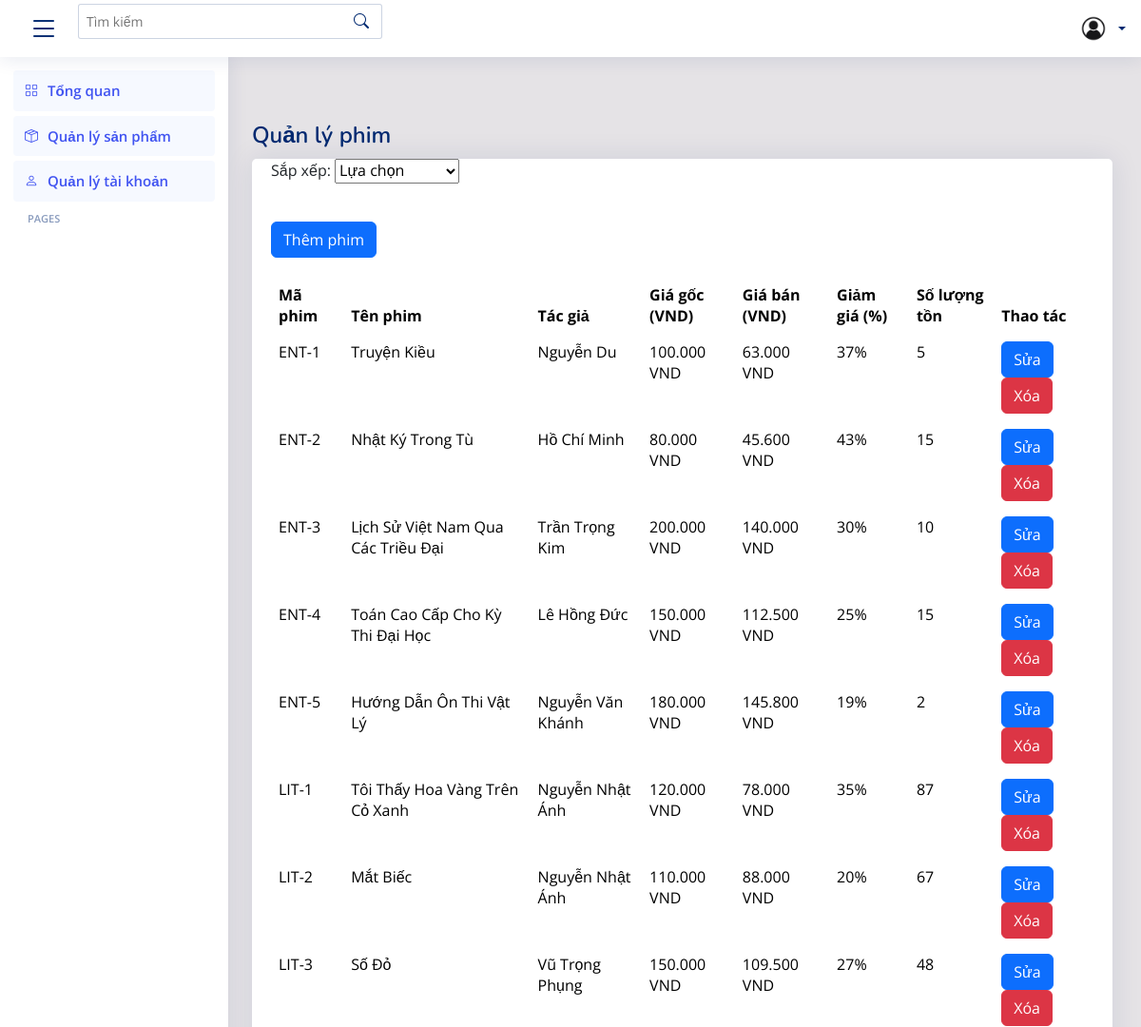
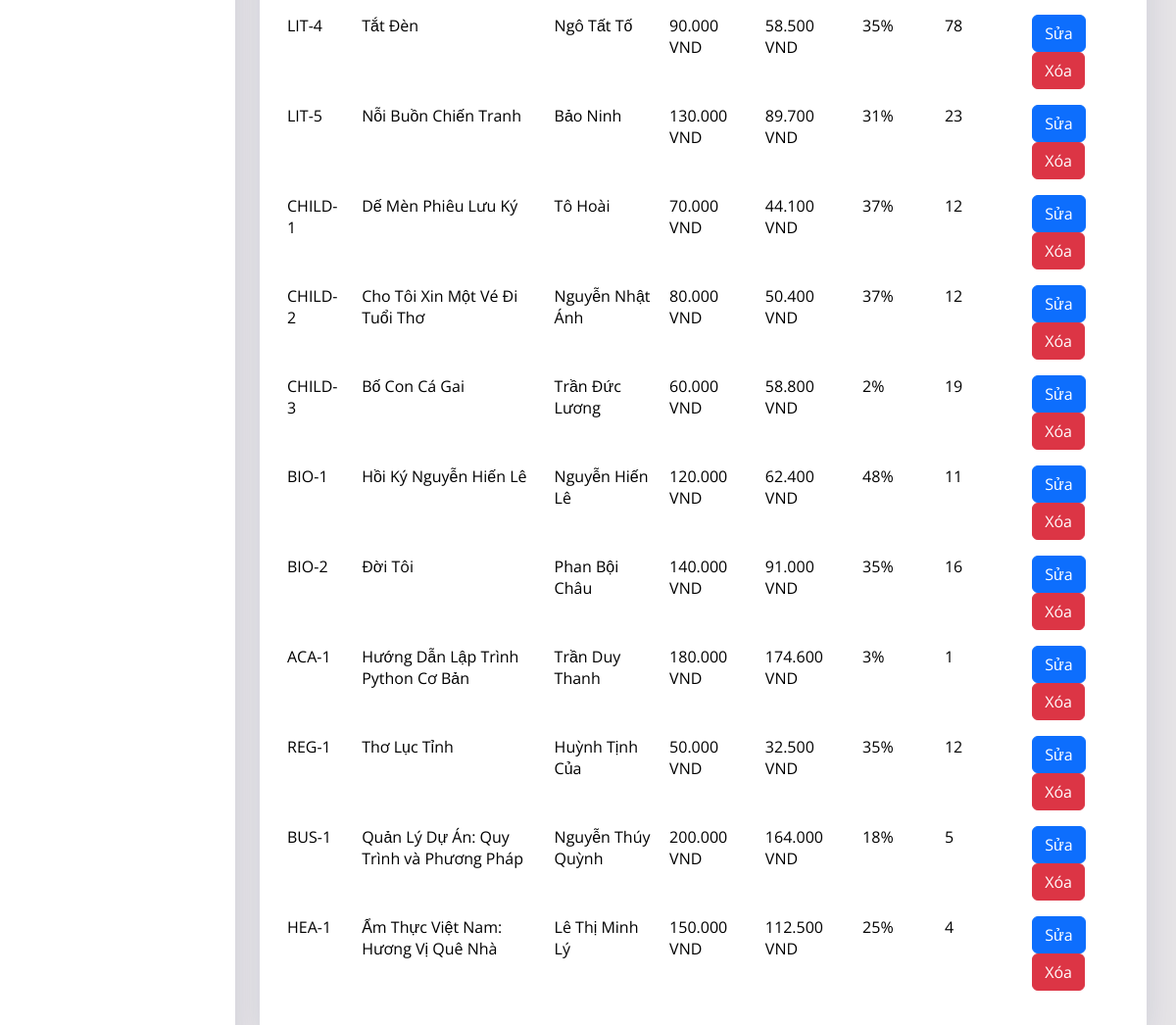
The page /admin/products-list.php on the database its author committed (2 pictures, top to bottom).
### tables this page shows
CREATE TABLE IF NOT EXISTS `products` (
  `PID` varchar(25) NOT NULL,
  `Title` varchar(255) NOT NULL,
  `Author` varchar(255) NOT NULL,
  `MRP` float NOT NULL,
  `Price` float NOT NULL,
  `Discount` int(11) DEFAULT NULL,
  `Available` int(11) NOT NULL,
  `Publisher` varchar(255) DEFAULT NULL,
  `Edition` varchar(20) DEFAULT NULL,
  `Category` varchar(255) DEFAULT NULL,
  `Description` text,
  `Language` varchar(255) DEFAULT NULL,
  `page` int(5) DEFAULT NULL,
  `weight` int(4) DEFAULT '500',
  PRIMARY KEY (`PID`)
);

### admin/products-list.php (the view, shortened to what this page needs)
<?php
include "../dbconnect.php";
$query = "SELECT * FROM products";
$result = mysqli_query($con, $query) or die(mysqli_error($con));
$products = mysqli_fetch_all($result, MYSQLI_ASSOC);
$sort = isset($_POST['sort']) ? $_POST['sort'] : 'default';
?>
<!DOCTYPE html>
<html lang="en">
<head>
  <link href="assets/vendor/bootstrap/css/bootstrap.min.css" rel="stylesheet" />
  <link href="assets/vendor/bootstrap-icons/bootstrap-icons.css" rel="stylesheet" />
  <link href="assets/vendor/boxicons/css/boxicons.min.css" rel="stylesheet" />
  <link href="assets/vendor/quill/quill.snow.css" rel="stylesheet" />
  <link href="assets/vendor/quill/quill.bubble.css" rel="stylesheet" />
  <link href="assets/vendor/remixicon/remixicon.css" rel="stylesheet" />
  <link href="assets/vendor/simple-datatables/style.css" rel="stylesheet" />
  <link href="assets/css/style.css" rel="stylesheet" />
</head>
<body>
  <header id="header" class="header fixed-top d-flex align-items-center">
    <div class="d-flex align-items-center justify-content-between">
      <i class="bi bi-list toggle-sidebar-btn"></i>
    </div>
    <div class="search-bar">
      <form class="search-form d-flex align-items-center" method="POST" action="#">
        <input type="text" name="query" placeholder="Tìm kiếm" title="Nhập từ khóa muốn tìm" />
        <button type="submit" title="Search">
          <i class="bi bi-search"></i>
        </button>
      </form>
    </div>
    <nav class="header-nav ms-auto">
      <ul class="d-flex align-items-center">
        <li class="nav-item dropdown pe-3">
          <a class="nav-link nav-profile d-flex align-items-center pe-0" href="#" data-bs-toggle="dropdown">
            <img src="assets/img/mini-user.jpg" alt="Profile" class="rounded-circle" />
            <span class="d-none d-md-block dropdown-toggle ps-2"><?php echo htmlspecialchars($_SESSION['user']); ?></span> </a>
        </li>
      </ul>
    </nav>
  </header>
 <aside id="sidebar" class="sidebar">
    <ul class="sidebar-nav" id="sidebar-nav">
      <li class="nav-item">
        <a class="nav-link" href="index.php">
          <i class="bi bi-grid"></i>
          <span>Tổng quan</span>
        </a>
      </li>
      <li class="nav-item">
        <a class="nav-link "  href="products-list.php">
          <i class="bi bi-box-seam"></i><span>Quản lý sản phẩm</span>
        </a>
      </li>
        <li class="nav-item">
        <a class="nav-link "  href="user-list.php">
          <i class="bi bi-person"></i><span>Quản lý tài khoản</span>
        </a>
      </li>
      <li class="nav-heading">Pages</li>
    </ul>
  </aside>
  <main id="main" class="main">
    <div class="pagetitle">
      <h1>Quản lý phim</h1>
    </div>
    <section class="section">
      <div class="row">
        <div class="col-lg-12">
          <div class="card">
            <div class="card-body">
              <div class="row mb-4">
                <div class="col-md-4">
                  <form method="post" action="" class="pull-right">
                    <label for="sort">Sắp xếp: </label>
                    <select name="sort" id="sort" onchange="this.form.submit()">
                      <option value="default" <?php echo ($sort === 'default') ? 'selected' : ''; ?>>Lựa chọn</option>
                    </select>
                  </form>
                </div>
              </div>
      <a href="add-product.php" class="btn btn-primary">Thêm phim</a>
              <div class="row" id="productContainer">
                <div class="col-12">
                  <div class="table-responsive">
                    <table class="table table-borderless datatable">
                      <thead>
                        <tr>
                          <th scope="col">Mã phim</th>
                          <th scope="col">Tên phim</th>
                          <th scope="col">Tác giả</th>
                          <th scope="col">Giá gốc (VND)</th>
                          <th scope="col">Giá bán (VND)</th>
                          <th scope="col">Giảm giá (%)</th>
                          <th scope="col">Số lượng tồn</th>
                          <th scope="col">Thao tác</th>
                        </tr>
                      </thead>
                      <tbody>
                        <?php
                        if (mysqli_num_rows($result) > 0) {
                            foreach ($products as $product) {
                                echo "<tr>";
                                echo "<td>" . htmlspecialchars($product['PID']) . "</td>";
                                echo "<td>" . htmlspecialchars($product['Title']) . "</td>";
                                echo "<td>" . htmlspecialchars($product['Author']) . "</td>";
                                echo "<td>" . number_format($product['MRP'], 0, ',', '.') . " VND</td>";
                                echo "<td>" . number_format($product['Price'], 0, ',', '.') . " VND</td>";
                                echo "<td>" . $product['Discount'] . "%</td>";
                                echo "<td>" . $product['Available'] . "</td>";
                                echo "<td>
                                    <a href='repair-product.php?pid=" . urlencode($product['PID']) . "' class='btn btn-primary btn-action'>Sửa</a>
                                    <a href='?delete_pid=" . urlencode($product['PID']) . "' class='btn btn-danger btn-action' onclick='return confirm(\"Bạn có chắc muốn xóa?\");'>Xóa</a>
                                </td>";
                                echo "</tr>";
                            }
                        } else {
                            echo "<tr><td colspan='8' class='text-center'>Không có phim nào.</td></tr>";
                        }
                        ?>
                      </tbody>
                    </table>
                  </div>
                </div>
              </div>
            </div>
          </div>
        </div>
      </div>
    </section>
  </main>
</body>
</html>

### admin/assets/css/style.css (style rules this page uses)
:root { scroll-behavior: smooth; }
body { font-family: "Open Sans", sans-serif; background: #E5E3E6; color: #444444; }
a { color: #4154f1; text-decoration: none; }
h1, h2, h3, h4, h5, h6 { font-family: "Nunito", sans-serif; }
#main { margin-top: 60px; padding: 20px 30px; transition: all 0.3s; }
.pagetitle { margin-bottom: 10px; }
.pagetitle h1 { font-size: 24px; margin-bottom: 0; font-weight: 600; color: #012970; }
.card { margin-bottom: 30px; border: none; border-radius: 5px; box-shadow: 0px 0 30px rgba(1, 41, 112, 0.1); }
.card-body { padding: 0 20px 20px 20px; }
.header { transition: all 0.5s; z-index: 997; height: 60px; box-shadow: 0px 2px 20px rgba(1, 41, 112, 0.1); background-color: #fff; padding-left: 20px; }
.header .toggle-sidebar-btn { font-size: 32px; padding-left: 10px; cursor: pointer; color: #012970; }
.header .search-bar { min-width: 360px; padding: 0 20px; }
.header .search-form { width: 100%; }
.header .search-form input { border: 0; font-size: 14px; color: #012970; border: 1px solid rgba(1, 41, 112, 0.2); padding: 7px 38px 7px 8px; border-radius: 3px; transition: 0.3s; width: 100%; }
.header .search-form button { border: 0; padding: 0; margin-left: -30px; background: none; }
.header .search-form button i { color: #012970; }
.header-nav ul { list-style: none; }
.header-nav > ul { margin: 0; padding: 0; }
.header-nav .nav-profile { color: #012970; }
.header-nav .nav-profile img { max-height: 36px; }
.header-nav .nav-profile span { font-size: 14px; font-weight: 600; }
.sidebar { position: fixed; top: 60px; left: 0; bottom: 0; width: 240px; z-index: 996; transition: all 0.3s; padding: 14px; overflow-y: auto; scrollbar-width: thin; scrollbar-color: #aab7cf transparent; box-shadow: 0px 0px 20px rgba(1, 41, 112, 0.1); background-color: #fff; }
@media (min-width: 1200px) { #main, #footer { margin-left: 235px; } }
.sidebar-nav { padding: 0; margin: 0; list-style: none; }
.sidebar-nav li { padding: 0; margin: 0; list-style: none; }
.sidebar-nav .nav-item { margin-bottom: 5px; }
.sidebar-nav .nav-heading { font-size: 11px; text-transform: uppercase; color: #899bbd; font-weight: 600; margin: 10px 0 5px 15px; }
.sidebar-nav .nav-link { display: flex; align-items: center; font-size: 15px; font-weight: 600; color: #4154f1; transition: 0.3; background: #f6f9ff; padding: 10px 12px; border-radius: 4px; }
.sidebar-nav .nav-link i { font-size: 14px; margin-right: 10px; color: #4154f1; }

### admin/products-list.php (style rules this page uses)
.table-responsive { margin-top: 20px; }
.btn-action { margin-right: 5px; }

### rows shown on the page
products: PID "ENT-1", Title "Truyện Kiều", Author "Nguyễn Du", MRP "100.000", Price "63.000", Discount "37", Available "5"
products: PID "ENT-2", Title "Nhật Ký Trong Tù", Author "Hồ Chí Minh", MRP "80.000", Price "45.600", Discount "43", Available "15"
products: PID "ENT-3", Title "Lịch Sử Việt Nam Qua Các Triều Đại", Author "Trần Trọng Kim", MRP "200.000", Price "140.000", Discount "30", Available "10"
products: PID "ENT-4", Title "Toán Cao Cấp Cho Kỳ Thi Đại Học", Author "Lê Hồng Đức", MRP "150.000", Price "112.500", Discount "25", Available "15"
products: PID "ENT-5", Title "Hướng Dẫn Ôn Thi Vật Lý", Author "Nguyễn Văn Khánh", MRP "180.000", Price "145.800", Discount "19", Available "2"
products: PID "LIT-1", Title "Tôi Thấy Hoa Vàng Trên Cỏ Xanh", Author "Nguyễn Nhật Ánh", MRP "120.000", Price "78.000", Discount "35", Available "87"
products: PID "LIT-2", Title "Mắt Biếc", Author "Nguyễn Nhật Ánh", MRP "110.000", Price "88.000", Discount "20", Available "67"
products: PID "LIT-3", Title "Số Đỏ", Author "Vũ Trọng Phụng", MRP "150.000", Price "109.500", Discount "27", Available "48"
products: PID "LIT-4", Title "Tắt Đèn", Author "Ngô Tất Tố", MRP "90.000", Price "58.500", Discount "35", Available "78"
products: PID "LIT-5", Title "Nỗi Buồn Chiến Tranh", Author "Bảo Ninh", MRP "130.000", Price "89.700", Discount "31", Available "23"
products: PID "CHILD-1", Title "Dế Mèn Phiêu Lưu Ký", Author "Tô Hoài", MRP "70.000", Price "44.100", Discount "37", Available "12"
products: PID "CHILD-2", Title "Cho Tôi Xin Một Vé Đi Tuổi Thơ", Author "Nguyễn Nhật Ánh", MRP "80.000", Price "50.400", Discount "37", Available "12"
products: PID "CHILD-3", Title "Bố Con Cá Gai", Author "Trần Đức Lương", MRP "60.000", Price "58.800", Discount "2", Available "19"
products: PID "BIO-1", Title "Hồi Ký Nguyễn Hiến Lê", Author "Nguyễn Hiến Lê", MRP "120.000", Price "62.400", Discount "48", Available "11"
products: PID "BIO-2", Title "Đời Tôi", Author "Phan Bội Châu", MRP "140.000", Price "91.000", Discount "35", Available "16"
products: PID "ACA-1", Title "Hướng Dẫn Lập Trình Python Cơ Bản", Author "Trần Duy Thanh", MRP "180.000", Price "174.600", Discount "3", Available "1"
products: PID "REG-1", Title "Thơ Lục Tỉnh", Author "Huỳnh Tịnh Của", MRP "50.000", Price "32.500", Discount "35", Available "12"
products: PID "BUS-1", Title "Quản Lý Dự Án: Quy Trình và Phương Pháp", Author "Nguyễn Thúy Quỳnh", MRP "200.000", Price "164.000", Discount "18", Available "5"
products: PID "HEA-1", Title "Ẩm Thực Việt Nam: Hương Vị Quê Nhà", Author "Lê Thị Minh Lý", MRP "150.000", Price "112.500", Discount "25", Available "4"
